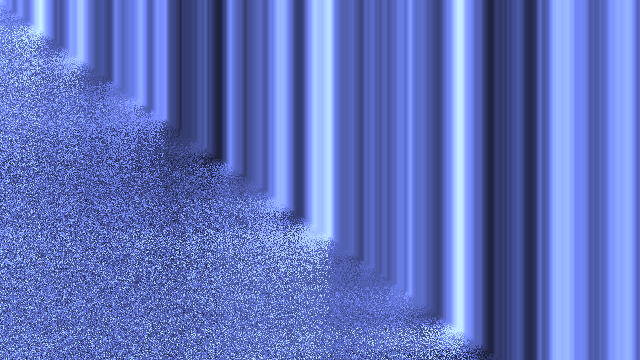
Frame 1 (no input)
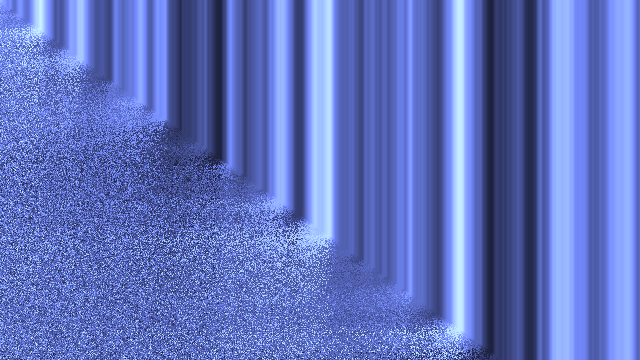
Frame 2 (the mouse pressed at the canvas centre, redrawn once)

The Processing sketch that drew these frames (run headless with seeded random() and noise(); the mouse was pressed at the canvas centre and the sketch redrawn once):

// Processing sketch: sketch_170105
// ── sketch_170105.pde
void setup(){
 size(640,360);
 noLoop();
}

void draw(){
 background(0); 
  
 loadPixels();
 
 float xoff = 0.0;
 
 for(int x = 0; x < width; x++){
   
   float yoff = 0.0;
   for(int y = 0; y < height; y++){
     float rand = random(xoff,yoff);
     float bright = noise(rand)*255;
     pixels[x+y*width] = color(bright+1.0, bright*1.2, bright*2.2);
     
     yoff += 0.07;
   }
   
   xoff += 0.05;
 }
 updatePixels();
}
